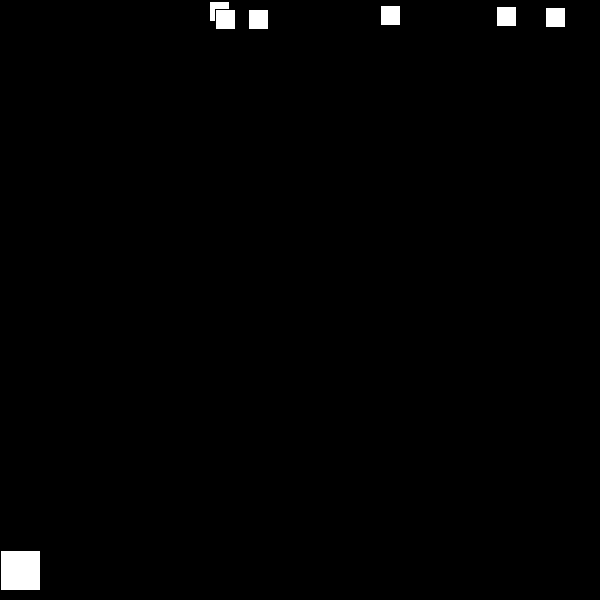
Frame 1 (no input)
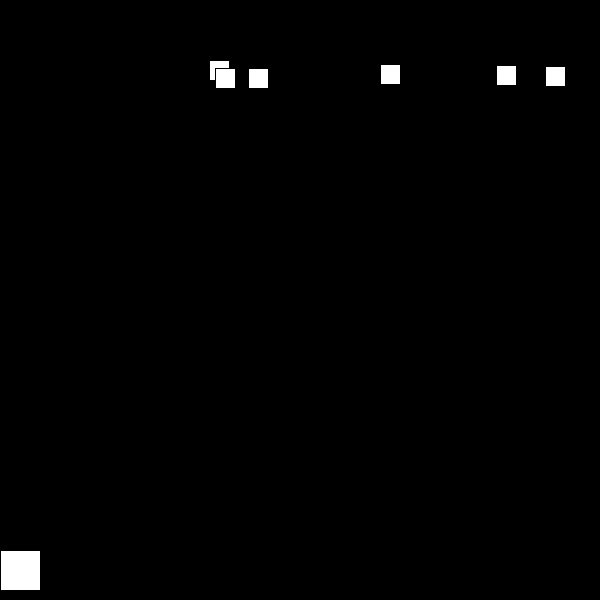
Frame 60 (the mouse pressed at the canvas centre just before this capture)
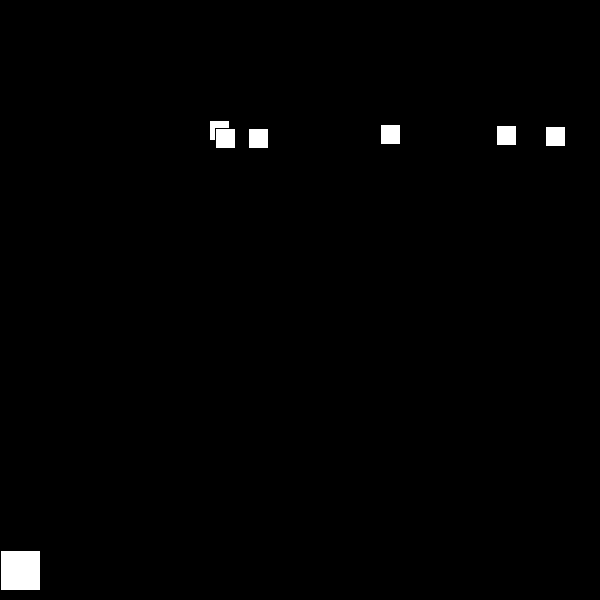
Frame 120 (the mouse held since frame 60 and released just before this capture)

The Processing sketch that drew these frames (run headless with seeded random() and noise(); from frame 60 on, the mouse is pressed at the canvas centre):

// Processing sketch: spaceInvaders
// ── spaceInvaders.pde
// SPACE INVADERS (actually more like Galaga...)
// bless this mess

alien[] horde;
spaceship ship;
bullet pew;


// hacky way to track ship death
boolean shipDeath = false;

//position of ship
int x;
int y;

void setup() {
  size(600, 600);
  
  // create play pieces
  horde = new alien[6];
  ship = new spaceship();

// assign aliens random starting positions
  for (int i = 0; i < horde.length; i++) {
    horde[i] = new alien(int(random(25, 575)), int(random(20)));
  }
  print("aliens made");
}


void draw() {
  background(0, 0, 0);

  // move aliens down screen
  for (int i = 0; i < horde.length; i++) {
    horde[i].moveDown();
  }
 // draw the ship
  ship.render();
  
  // ship movement
  if (key == 'a') {
    x = ship.moveLeft();
  }
  if (key == 'd') {
    x = ship.moveRight();
  }
  

// fire mechanics  
  if (keyPressed) {
    if (key == ' ') {

        ship.fire();
        
    }
  }  

// broken collision junk
  for (int i = 0; i < horde.length; i++) {
    shipCollision(horde[i].startX, horde[i].startY);
  }
}


void shipCollision(int x, int y) {
      for (int i= 0; i < horde.length; i++) {
    if (x == horde[i].startX && y == horde[i].startY) {
      //print("explosion");
      ship.death();
    }
  }
}

// ── alien.pde
class alien {
  
  int startX;
  int startY;
  
  int height;
  int width;
  
  int pixelHeight = 1;
  int pixelWidth = 1;
  
  color alienColor;
  
  float amplitude = random(200);
  float period = random(50, 100);
  float waveX;
  
alien(int xPos, int yPos){
  startX = xPos;
  startY = yPos;
  width = 20;
  height = 20;
  fill(255, 255, 255);
  //rect(startX, startY, width, height);
} 

void moveDown(){
  waveX = amplitude * cos(TWO_PI * frameCount / period);
  rect(startX, startY, width, height);
  startY +=1;
}



}

// ── bullet.pde
class bullet {

  color bulletColor = color (200, 0, 0);
  int bulletW = 5;
  int bulletH = 20;
  int bulletR = 2;

  int x;
  int y = 500;
  
  bullet(int start) {
   x = start;
    print("bullet Made");
  }


// moves bullet up the screen
  void advance(){
    render();
    y -= 6;
    
  }
  
  void render(){
    rect(x, y, bulletW, bulletH, bulletR);
  }
}

// ── spaceship.pde
class spaceship {

   
  int height;
  int width;
  
  int startPos = -300;
  int x;
  int y = 550;
  int bulletY;
  
  
  // keep bullets here
ArrayList<bullet> bullets = new ArrayList<bullet>();

  color shipColor = color(0, 0, 200);
  bullet theBullet;
  
  spaceship() {
    width = 40;
    height = 40;
    fill(shipColor);
    rect(startPos, -325, width, height);
    
  }
  
  int moveRight(){
      rect(x, y, width, height);
      x +=1;
      //print("right");
      return x;
    }
   int moveLeft(){
     rect(x, y, width, height);
     x -= 1;
     //print("left");
     return x;
    }
    
    void render(){
      rect(x, y, width, height);
      if(theBullet != null){
        theBullet.render();
        theBullet.advance();
        //print("Pew~");
      }
      
    }
    
    void fire() { 
    //pew = new bullet(x);
    theBullet = new bullet(x);
    bullets.add(theBullet);
  }
  
  void death(){
    
  }

  }  
  
